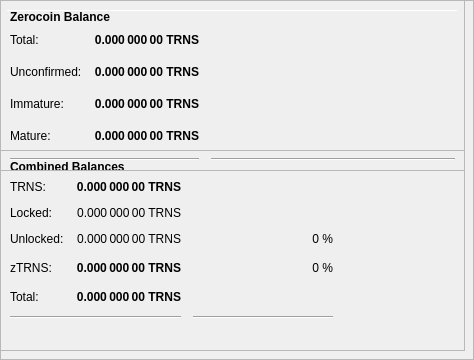
        <widget class="QFrame" name="frameObfuscation">
         <property name="minimumSize">
          <size>
           <width>0</width>
           <height>350</height>
          </size>
         </property>
         <property name="layoutDirection">
          <enum>Qt::LeftToRight</enum>
         </property>
         <property name="frameShape">
          <enum>QFrame::StyledPanel</enum>
         </property>
         <property name="frameShadow">
          <enum>QFrame::Raised</enum>
         </property>
         <widget class="QPushButton" name="runAutoDenom">
          <property name="geometry">
           <rect>
            <x>251</x>
            <y>17</y>
            <width>1</width>
            <height>1</height>
           </rect>
          </property>
          <property name="palette">
           <palette>
            <active>
             <colorrole role="WindowText">
              <brush brushstyle="SolidPattern">
               <color alpha="255">
                <red>0</red>
                <green>0</green>
                <blue>0</blue>
               </color>
              </brush>
             </colorrole>
             <colorrole role="Button">
              <brush brushstyle="SolidPattern">
               <color alpha="255">
                <red>239</red>
                <green>238</green>
                <blue>238</blue>
               </color>
              </brush>
             </colorrole>
             <colorrole role="Light">
              <brush brushstyle="SolidPattern">
               <color alpha="255">
                <red>255</red>
                <green>255</green>
                <blue>255</blue>
               </color>
              </brush>
             </colorrole>
             <colorrole role="Midlight">
              <brush brushstyle="SolidPattern">
               <color alpha="255">
                <red>247</red>
                <green>246</green>
                <blue>246</blue>
               </color>
              </brush>
             </colorrole>
             <colorrole role="Dark">
              <brush brushstyle="SolidPattern">
               <color alpha="255">
                <red>119</red>
                <green>119</green>
                <blue>119</blue>
               </color>
              </brush>
             </colorrole>
             <colorrole role="Mid">
              <brush brushstyle="SolidPattern">
               <color alpha="255">
                <red>159</red>
                <green>159</green>
                <blue>159</blue>
               </color>
              </brush>
             </colorrole>
             <colorrole role="Text">
              <brush brushstyle="SolidPattern">
               <color alpha="255">
                <red>0</red>
                <green>0</green>
                <blue>0</blue>
               </color>
              </brush>
             </colorrole>
             <colorrole role="BrightText">
              <brush brushstyle="SolidPattern">
               <color alpha="255">
                <red>255</red>
                <green>255</green>
                <blue>255</blue>
               </color>
              </brush>
             </colorrole>
             <colorrole role="ButtonText">
              <brush brushstyle="SolidPattern">
               <color alpha="255">
                <red>0</red>
                <green>0</green>
                <blue>0</blue>
               </color>
              </brush>
             </colorrole>
             <colorrole role="Base">
              <brush brushstyle="SolidPattern">
               <color alpha="255">
                <red>255</red>
                <green>255</green>
                <blue>255</blue>
               </color>
              </brush>
             </colorrole>
             <colorrole role="Window">
              <brush brushstyle="SolidPattern">
               <color alpha="255">
                <red>239</red>
                <green>238</green>
                <blue>238</blue>
               </color>
              </brush>
             </colorrole>
             <colorrole role="Shadow">
              <brush brushstyle="SolidPattern">
               <color alpha="255">
                <red>0</red>
                <green>0</green>
                <blue>0</blue>
               </color>
              </brush>
             </colorrole>
             <colorrole role="AlternateBase">
              <brush brushstyle="SolidPattern">
               <color alpha="255">
                <red>247</red>
                <green>246</green>
                <blue>246</blue>
               </color>
              </brush>
             </colorrole>
             <colorrole role="ToolTipBase">
              <brush brushstyle="SolidPattern">
               <color alpha="255">
                <red>255</red>
                <green>255</green>
                <blue>220</blue>
               </color>
              </brush>
             </colorrole>
             <colorrole role="ToolTipText">
              <brush brushstyle="SolidPattern">
               <color alpha="255">
                <red>0</red>
                <green>0</green>
                <blue>0</blue>
               </color>
              </brush>
             </colorrole>
            </active>
            <inactive>
             <colorrole role="WindowText">
              <brush brushstyle="SolidPattern">
               <color alpha="255">
                <red>0</red>
                <green>0</green>
                <blue>0</blue>
               </color>
              </brush>
             </colorrole>
             <colorrole role="Button">
              <brush brushstyle="SolidPattern">
               <color alpha="255">
                <red>239</red>
                <green>238</green>
                <blue>238</blue>
               </color>
              </brush>
             </colorrole>
             <colorrole role="Light">
              <brush brushstyle="SolidPattern">
               <color alpha="255">
                <red>255</red>
                <green>255</green>
                <blue>255</blue>
               </color>
              </brush>
             </colorrole>
             <colorrole role="Midlight">
              <brush brushstyle="SolidPattern">
               <color alpha="255">
                <red>247</red>
                <green>246</green>
                <blue>246</blue>
               </color>
              </brush>
             </colorrole>
             <colorrole role="Dark">
              <brush brushstyle="SolidPattern">
               <color alpha="255">
                <red>119</red>
                <green>119</green>
                <blue>119</blue>
               </color>
              </brush>
             </colorrole>
             <colorrole role="Mid">
              <brush brushstyle="SolidPattern">
               <color alpha="255">
                <red>159</red>
                <green>159</green>
                <blue>159</blue>
               </color>
              </brush>
             </colorrole>
             <colorrole role="Text">
              <brush brushstyle="SolidPattern">
               <color alpha="255">
                <red>0</red>
                <green>0</green>
                <blue>0</blue>
               </color>
              </brush>
             </colorrole>
             <colorrole role="BrightText">
              <brush brushstyle="SolidPattern">
               <color alpha="255">
                <red>255</red>
                <green>255</green>
                <blue>255</blue>
               </color>
              </brush>
             </colorrole>
             <colorrole role="ButtonText">
              <brush brushstyle="SolidPattern">
               <color alpha="255">
                <red>0</red>
                <green>0</green>
                <blue>0</blue>
               </color>
              </brush>
             </colorrole>
             <colorrole role="Base">
              <brush brushstyle="SolidPattern">
               <color alpha="255">
                <red>255</red>
                <green>255</green>
                <blue>255</blue>
               </color>
              </brush>
             </colorrole>
             <colorrole role="Window">
              <brush brushstyle="SolidPattern">
               <color alpha="255">
                <red>239</red>
                <green>238</green>
                <blue>238</blue>
               </color>
              </brush>
             </colorrole>
             <colorrole role="Shadow">
              <brush brushstyle="SolidPattern">
               <color alpha="255">
                <red>0</red>
                <green>0</green>
                <blue>0</blue>
               </color>
              </brush>
             </colorrole>
             <colorrole role="AlternateBase">
              <brush brushstyle="SolidPattern">
               <color alpha="255">
                <red>247</red>
                <green>246</green>
                <blue>246</blue>
               </color>
              </brush>
             </colorrole>
             <colorrole role="ToolTipBase">
              <brush brushstyle="SolidPattern">
               <color alpha="255">
                <red>255</red>
                <green>255</green>
                <blue>220</blue>
               </color>
              </brush>
             </colorrole>
             <colorrole role="ToolTipText">
              <brush brushstyle="SolidPattern">
               <color alpha="255">
                <red>0</red>
                <green>0</green>
                <blue>0</blue>
               </color>
              </brush>
             </colorrole>
            </inactive>
            <disabled>
             <colorrole role="WindowText">
              <brush brushstyle="SolidPattern">
               <color alpha="255">
                <red>119</red>
                <green>119</green>
                <blue>119</blue>
               </color>
              </brush>
             </colorrole>
             <colorrole role="Button">
              <brush brushstyle="SolidPattern">
               <color alpha="255">
                <red>239</red>
                <green>238</green>
                <blue>238</blue>
               </color>
              </brush>
             </colorrole>
             <colorrole role="Light">
              <brush brushstyle="SolidPattern">
               <color alpha="255">
                <red>255</red>
                <green>255</green>
                <blue>255</blue>
               </color>
              </brush>
             </colorrole>
             <colorrole role="Midlight">
              <brush brushstyle="SolidPattern">
               <color alpha="255">
                <red>247</red>
                <green>246</green>
                <blue>246</blue>
               </color>
              </brush>
             </colorrole>
             <colorrole role="Dark">
              <brush brushstyle="SolidPattern">
               <color alpha="255">
                <red>119</red>
                <green>119</green>
                <blue>119</blue>
               </color>
              </brush>
             </colorrole>
             <colorrole role="Mid">
              <brush brushstyle="SolidPattern">
               <color alpha="255">
                <red>159</red>
                <green>159</green>
                <blue>159</blue>
               </color>
              </brush>
             </colorrole>
             <colorrole role="Text">
              <brush brushstyle="SolidPattern">
               <color alpha="255">
                <red>119</red>
                <green>119</green>
                <blue>119</blue>
               </color>
              </brush>
             </colorrole>
             <colorrole role="BrightText">
              <brush brushstyle="SolidPattern">
               <color alpha="255">
                <red>255</red>
                <green>255</green>
                <blue>255</blue>
               </color>
              </brush>
             </colorrole>
             <colorrole role="ButtonText">
              <brush brushstyle="SolidPattern">
               <color alpha="255">
                <red>119</red>
                <green>119</green>
                <blue>119</blue>
               </color>
              </brush>
             </colorrole>
             <colorrole role="Base">
              <brush brushstyle="SolidPattern">
               <color alpha="255">
                <red>239</red>
                <green>238</green>
                <blue>238</blue>
               </color>
              </brush>
             </colorrole>
             <colorrole role="Window">
              <brush brushstyle="SolidPattern">
               <color alpha="255">
                <red>239</red>
                <green>238</green>
                <blue>238</blue>
               </color>
              </brush>
             </colorrole>
             <colorrole role="Shadow">
              <brush brushstyle="SolidPattern">
               <color alpha="255">
                <red>0</red>
                <green>0</green>
                <blue>0</blue>
               </color>
              </brush>
             </colorrole>
             <colorrole role="AlternateBase">
              <brush brushstyle="SolidPattern">
               <color alpha="255">
                <red>239</red>
                <green>238</green>
                <blue>238</blue>
               </color>
              </brush>
             </colorrole>
             <colorrole role="ToolTipBase">
              <brush brushstyle="SolidPattern">
               <color alpha="255">
                <red>255</red>
                <green>255</green>
                <blue>220</blue>
               </color>
              </brush>
             </colorrole>
             <colorrole role="ToolTipText">
              <brush brushstyle="SolidPattern">
               <color alpha="255">
                <red>0</red>
                <green>0</green>
                <blue>0</blue>
               </color>
              </brush>
             </colorrole>
            </disabled>
           </palette>
          </property>
          <property name="focusPolicy">
           <enum>Qt::NoFocus</enum>
          </property>
          <property name="autoFillBackground">
           <bool>true</bool>
          </property>
          <property name="text">
           <string/>
          </property>
          <property name="flat">
           <bool>true</bool>
          </property>
         </widget>
         <widget class="Line" name="line">
          <property name="geometry">
           <rect>
            <x>7</x>
            <y>10</y>
            <width>451</width>
            <height>1</height>
           </rect>
          </property>
          <property name="orientation">
           <enum>Qt::Horizontal</enum>
          </property>
         </widget>
         <widget class="QFrame" name="frame_3">
          <property name="geometry">
           <rect>
            <x>0</x>
            <y>150</y>
            <width>465</width>
            <height>201</height>
           </rect>
          </property>
          <property name="frameShape">
           <enum>QFrame::StyledPanel</enum>
          </property>
          <property name="frameShadow">
           <enum>QFrame::Raised</enum>
          </property>
          <layout class="QVBoxLayout" name="verticalLayout_5">
           <item>
            <layout class="QHBoxLayout" name="horizontalLayout_5" stretch="0">
             <item>
              <widget class="QLabel" name="label_5z">
               <property name="maximumSize">
                <size>
                 <width>16777215</width>
                 <height>20</height>
                </size>
               </property>
               <property name="font">
                <font>
                 <weight>75</weight>
                 <bold>true</bold>
                </font>
               </property>
               <property name="toolTip">
                <string>Combined Balances (including unconfirmed and immature coins)</string>
               </property>
               <property name="text">
                <string>&lt;html&gt;&lt;head/&gt;&lt;body&gt;&lt;p&gt;Combined Balances&lt;/p&gt;&lt;/body&gt;&lt;/html&gt;</string>
               </property>
              </widget>
             </item>
            </layout>
           </item>
           <item>
            <layout class="QGridLayout" name="gridLayout_3">
             <property name="spacing">
              <number>12</number>
             </property>
             <item row="7" column="0" colspan="2">
              <widget class="Line" name="lineSpendableBalance_3">
               <property name="orientation">
                <enum>Qt::Horizontal</enum>
               </property>
              </widget>
             </item>
             <item row="7" column="2">
              <widget class="Line" name="lineWatchBalance_3">
               <property name="sizePolicy">
                <sizepolicy hsizetype="Preferred" vsizetype="Fixed">
                 <horstretch>0</horstretch>
                 <verstretch>0</verstretch>
                </sizepolicy>
               </property>
               <property name="minimumSize">
                <size>
                 <width>140</width>
                 <height>0</height>
                </size>
               </property>
               <property name="orientation">
                <enum>Qt::Horizontal</enum>
               </property>
              </widget>
             </item>
             <item row="4" column="1">
              <widget class="QLabel" name="labelzBalancez">
               <property name="font">
                <font>
                 <weight>75</weight>
                 <bold>true</bold>
                </font>
               </property>
               <property name="cursor">
                <cursorShape>IBeamCursor</cursorShape>
               </property>
               <property name="toolTip">
                <string>Total of transactions that have yet to be confirmed, and do not yet count toward the spendable balance</string>
               </property>
               <property name="text">
                <string notr="true">0.000 000 00 TRNS</string>
               </property>
               <property name="alignment">
                <set>Qt::AlignRight|Qt::AlignTrailing|Qt::AlignVCenter</set>
               </property>
               <property name="textInteractionFlags">
                <set>Qt::LinksAccessibleByMouse|Qt::TextSelectableByKeyboard|Qt::TextSelectableByMouse</set>
               </property>
              </widget>
             </item>
             <item row="6" column="1">
              <widget class="QLabel" name="labelTotalz">
               <property name="font">
                <font>
                 <weight>75</weight>
                 <bold>true</bold>
                </font>
               </property>
               <property name="cursor">
                <cursorShape>IBeamCursor</cursorShape>
               </property>
               <property name="toolTip">
                <string>Total Balance, including unconfirmed and immature coins.</string>
               </property>
               <property name="text">
                <string notr="true">0.000 000 00 TRNS</string>
               </property>
               <property name="alignment">
                <set>Qt::AlignRight|Qt::AlignTrailing|Qt::AlignVCenter</set>
               </property>
               <property name="textInteractionFlags">
                <set>Qt::LinksAccessibleByMouse|Qt::TextSelectableByKeyboard|Qt::TextSelectableByMouse</set>
               </property>
              </widget>
             </item>
             <item row="4" column="3">
              <spacer name="horizontalSpacer_6">
               <property name="orientation">
                <enum>Qt::Horizontal</enum>
               </property>
               <property name="sizeHint" stdset="0">
                <size>
                 <width>40</width>
                 <height>20</height>
                </size>
               </property>
              </spacer>
             </item>
             <item row="6" column="0">
              <widget class="QLabel" name="labelTotalTextz">
               <property name="text">
                <string>Total:</string>
               </property>
              </widget>
             </item>
             <item row="1" column="0">
              <widget class="QLabel" name="labelBalanceTextz">
               <property name="text">
                <string>TRNS:</string>
               </property>
              </widget>
             </item>
             <item row="1" column="1">
              <widget class="QLabel" name="labelBalancez">
               <property name="font">
                <font>
                 <weight>75</weight>
                 <bold>true</bold>
                </font>
               </property>
               <property name="cursor">
                <cursorShape>IBeamCursor</cursorShape>
               </property>
               <property name="toolTip">
                <string>Your current spendable balance</string>
               </property>
               <property name="text">
                <string notr="true">0.000 000 00 TRNS</string>
               </property>
               <property name="alignment">
                <set>Qt::AlignRight|Qt::AlignTrailing|Qt::AlignVCenter</set>
               </property>
               <property name="textInteractionFlags">
                <set>Qt::LinksAccessibleByMouse|Qt::TextSelectableByKeyboard|Qt::TextSelectableByMouse</set>
               </property>
              </widget>
             </item>
             <item row="4" column="0">
              <widget class="QLabel" name="labelzBalanceTextz">
               <property name="toolTip">
                <string/>
               </property>
               <property name="text">
                <string>zTRNS:</string>
               </property>
              </widget>
             </item>
             <item row="4" column="2">
              <widget class="QLabel" name="labelzTRNSPercent">
               <property name="toolTip">
                <string>Current percentage of zTRNS.
If AutoMint is enabled this percentage will settle around the configured AutoMint percentage (default = 10%)</string>
               </property>
               <property name="text">
                <string>0 %</string>
               </property>
               <property name="alignment">
                <set>Qt::AlignRight|Qt::AlignTrailing|Qt::AlignVCenter</set>
               </property>
              </widget>
             </item>
             <item row="6" column="2">
              <widget class="QLabel" name="label100Percent">
               <property name="text">
                <string/>
               </property>
               <property name="alignment">
                <set>Qt::AlignRight|Qt::AlignTrailing|Qt::AlignVCenter</set>
               </property>
              </widget>
             </item>
             <item row="2" column="1">
              <widget class="QLabel" name="labelLockedBalance">
               <property name="toolTip">
                <string>Locked TRNS or Masternode collaterals. These are excluded from zTRNS minting.</string>
               </property>
               <property name="text">
                <string>0.000 000 00 TRNS</string>
               </property>
               <property name="alignment">
                <set>Qt::AlignRight|Qt::AlignTrailing|Qt::AlignVCenter</set>
               </property>
              </widget>
             </item>
             <item row="2" column="0">
              <widget class="QLabel" name="labelLockedBalanceText">
               <property name="toolTip">
                <string>Locked TRNS or Masternode collaterals. These are excluded from zTRNS minting.</string>
               </property>
               <property name="text">
                <string>Locked:</string>
               </property>
              </widget>
             </item>
             <item row="3" column="0">
              <widget class="QLabel" name="labelUnLockedBalanceText">
               <property name="toolTip">
                <string>Unlocked TRNSs. These can be used for zTRNS minting.</string>
               </property>
               <property name="text">
                <string>Unlocked:</string>
               </property>
              </widget>
             </item>
             <item row="3" column="1">
              <widget class="QLabel" name="labelUnLockedBalance">
               <property name="toolTip">
                <string>Unlocked TRNSs. These can be used for zTRNS minting.</string>
               </property>
               <property name="text">
                <string>0.000 000 00 TRNS</string>
               </property>
               <property name="alignment">
                <set>Qt::AlignRight|Qt::AlignTrailing|Qt::AlignVCenter</set>
               </property>
              </widget>
             </item>
             <item row="3" column="2">
              <widget class="QLabel" name="labelTRNSPercent">
               <property name="text">
                <string>0 %</string>
               </property>
               <property name="alignment">
                <set>Qt::AlignRight|Qt::AlignTrailing|Qt::AlignVCenter</set>
               </property>
              </widget>
             </item>
            </layout>
           </item>
           <item>
            <spacer name="verticalSpacer">
             <property name="orientation">
              <enum>Qt::Vertical</enum>
             </property>
             <property name="sizeHint" stdset="0">
              <size>
               <width>20</width>
               <height>40</height>
              </size>
             </property>
            </spacer>
           </item>
          </layout>
         </widget>
         <widget class="QFrame" name="frame_4">
          <property name="geometry">
           <rect>
            <x>0</x>
            <y>0</y>
            <width>465</width>
            <height>171</height>
           </rect>
          </property>
          <property name="frameShape">
           <enum>QFrame::StyledPanel</enum>
          </property>
          <property name="frameShadow">
           <enum>QFrame::Raised</enum>
          </property>
          <layout class="QVBoxLayout" name="verticalLayout_7">
           <item>
            <layout class="QHBoxLayout" name="horizontalLayout_8" stretch="0">
             <item>
              <widget class="QLabel" name="label_5z_3">
               <property name="maximumSize">
                <size>
                 <width>16777215</width>
                 <height>20</height>
                </size>
               </property>
               <property name="font">
                <font>
                 <weight>75</weight>
                 <bold>true</bold>
                </font>
               </property>
               <property name="text">
                <string>Zerocoin Balance</string>
               </property>
              </widget>
             </item>
            </layout>
           </item>
           <item>
            <layout class="QGridLayout" name="gridLayout_5">
             <property name="spacing">
              <number>12</number>
             </property>
             <item row="4" column="0">
              <widget class="QLabel" name="labelzBalanceMatureText">
               <property name="toolTip">
                <string>Mature: more than 20 confirmation and more than 3 mints of the same denomination after it was minted.
These zTRNS are spendable.</string>
               </property>
               <property name="text">
                <string>Mature:</string>
               </property>
              </widget>
             </item>
             <item row="5" column="0" colspan="2">
              <widget class="Line" name="lineSpendableBalance_5">
               <property name="orientation">
                <enum>Qt::Horizontal</enum>
               </property>
              </widget>
             </item>
             <item row="1" column="1">
              <widget class="QLabel" name="labelzBalance">
               <property name="font">
                <font>
                 <weight>75</weight>
                 <bold>true</bold>
                </font>
               </property>
               <property name="cursor">
                <cursorShape>IBeamCursor</cursorShape>
               </property>
               <property name="toolTip">
                <string>All available zTRNS, unconfirmed and immature zTRNS included.</string>
               </property>
               <property name="text">
                <string notr="true">0.000 000 00 TRNS</string>
               </property>
               <property name="alignment">
                <set>Qt::AlignRight|Qt::AlignTrailing|Qt::AlignVCenter</set>
               </property>
               <property name="textInteractionFlags">
                <set>Qt::LinksAccessibleByMouse|Qt::TextSelectableByKeyboard|Qt::TextSelectableByMouse</set>
               </property>
              </widget>
             </item>
             <item row="5" column="2">
              <widget class="Line" name="lineWatchBalance_5">
               <property name="sizePolicy">
                <sizepolicy hsizetype="Preferred" vsizetype="Fixed">
                 <horstretch>0</horstretch>
                 <verstretch>0</verstretch>
                </sizepolicy>
               </property>
               <property name="minimumSize">
                <size>
                 <width>140</width>
                 <height>0</height>
                </size>
               </property>
               <property name="orientation">
                <enum>Qt::Horizontal</enum>
               </property>
              </widget>
             </item>
             <item row="1" column="0">
              <widget class="QLabel" name="labelzBalanceText">
               <property name="toolTip">
                <string>All available zTRNS, unconfirmed and immature zTRNS included.</string>
               </property>
               <property name="text">
                <string>Total:</string>
               </property>
              </widget>
             </item>
             <item row="1" column="2">
              <spacer name="horizontalSpacer_8">
               <property name="orientation">
                <enum>Qt::Horizontal</enum>
               </property>
               <property name="sizeHint" stdset="0">
                <size>
                 <width>40</width>
                 <height>20</height>
                </size>
               </property>
              </spacer>
             </item>
             <item row="4" column="2">
              <spacer name="horizontalSpacer_4">
               <property name="orientation">
                <enum>Qt::Horizontal</enum>
               </property>
               <property name="sizeHint" stdset="0">
                <size>
                 <width>40</width>
                 <height>20</height>
                </size>
               </property>
              </spacer>
             </item>
             <item row="4" column="1">
              <widget class="QLabel" name="labelzBalanceMature">
               <property name="font">
                <font>
                 <weight>75</weight>
                 <bold>true</bold>
                </font>
               </property>
               <property name="toolTip">
                <string>Mature: more than 20 confirmation and more than 3 mints of the same denomination after it was minted.
These zTRNS are spendable.</string>
               </property>
               <property name="text">
                <string>0.000 000 00 TRNS</string>
               </property>
               <property name="alignment">
                <set>Qt::AlignRight|Qt::AlignTrailing|Qt::AlignVCenter</set>
               </property>
              </widget>
             </item>
             <item row="2" column="0">
              <widget class="QLabel" name="labelzBalanceUnconfirmedText">
               <property name="toolTip">
                <string>Unconfirmed: less than 20 confirmations
Immature: confirmed, but less than 3 mints of the same denomination after it was minted</string>
               </property>
               <property name="text">
                <string>Unconfirmed:</string>
               </property>
              </widget>
             </item>
             <item row="2" column="1">
              <widget class="QLabel" name="labelzBalanceUnconfirmed">
               <property name="font">
                <font>
                 <weight>75</weight>
                 <bold>true</bold>
                </font>
               </property>
               <property name="toolTip">
                <string>Unconfirmed: less than 20 confirmations
Immature: confirmed, but less than 3 mints of the same denomination after it was minted</string>
               </property>
               <property name="text">
                <string>0.000 000 00 TRNS</string>
               </property>
               <property name="alignment">
                <set>Qt::AlignRight|Qt::AlignTrailing|Qt::AlignVCenter</set>
               </property>
              </widget>
             </item>
             <item row="2" column="2">
              <spacer name="horizontalSpacer_5">
               <property name="orientation">
                <enum>Qt::Horizontal</enum>
               </property>
               <property name="sizeHint" stdset="0">
                <size>
                 <width>40</width>
                 <height>20</height>
                </size>
               </property>
              </spacer>
             </item>
             <item row="3" column="0">
              <widget class="QLabel" name="labelzBalanceImmatureText">
               <property name="toolTip">
                <string>Unconfirmed: less than 20 confirmations
Immature: confirmed, but less than 3 mints of the same denomination after it was minted</string>
               </property>
               <property name="text">
                <string>Immature:</string>
               </property>
              </widget>
             </item>
             <item row="3" column="1">
              <widget class="QLabel" name="labelzBalanceImmature">
               <property name="font">
                <font>
                 <weight>75</weight>
                 <bold>true</bold>
                </font>
               </property>
               <property name="toolTip">
                <string>Unconfirmed: less than 20 confirmations
Immature: confirmed, but less than 3 mints of the same denomination after it was minted</string>
               </property>
               <property name="text">
                <string>0.000 000 00 TRNS</string>
               </property>
               <property name="alignment">
                <set>Qt::AlignRight|Qt::AlignTrailing|Qt::AlignVCenter</set>
               </property>
              </widget>
             </item>
             <item row="3" column="2">
              <spacer name="horizontalSpacer_7">
               <property name="orientation">
                <enum>Qt::Horizontal</enum>
               </property>
               <property name="sizeHint" stdset="0">
                <size>
                 <width>40</width>
                 <height>20</height>
                </size>
               </property>
              </spacer>
             </item>
            </layout>
           </item>
          </layout>
         </widget>
        </widget>
